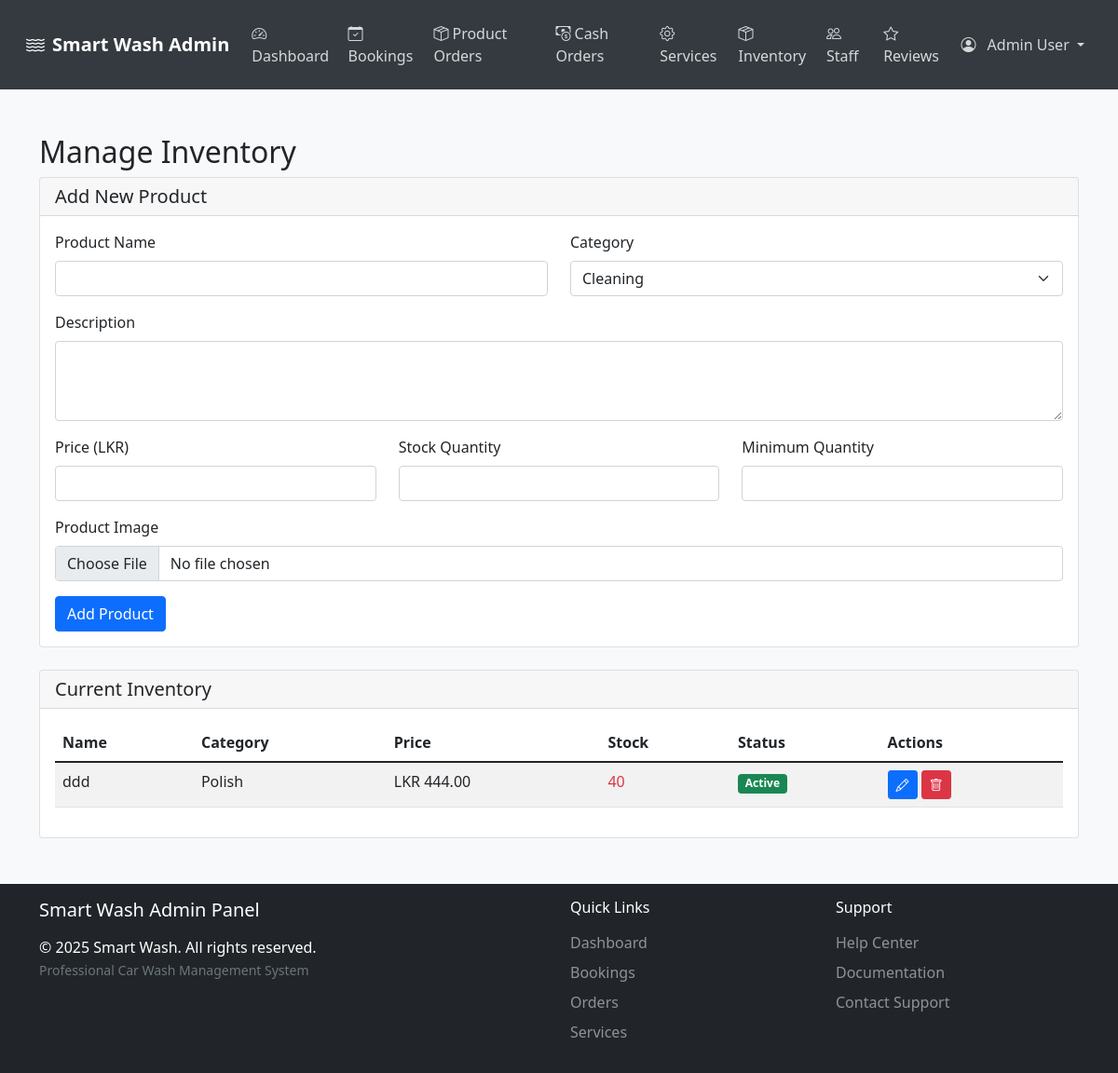
The page /Sample/admin-manage-inventory.php (signed in) on the database its author committed.
### tables this page shows
CREATE TABLE `products` (
  `id` int(11) NOT NULL,
  `name` varchar(255) NOT NULL,
  `description` text DEFAULT NULL,
  `price` decimal(10,2) NOT NULL,
  `stock_quantity` int(11) NOT NULL DEFAULT 0,
  `min_quantity` int(11) NOT NULL DEFAULT 5,
  `category` varchar(50) NOT NULL,
  `status` enum('active','inactive') DEFAULT 'active',
  `image_url` varchar(255) DEFAULT NULL,
  `created_at` timestamp NOT NULL DEFAULT current_timestamp(),
  `updated_at` timestamp NOT NULL DEFAULT current_timestamp() ON UPDATE current_timestamp()
);

### Sample/admin-manage-inventory.php (the view, shortened to what this page needs)
<?php
$db = new Database();
$conn = $db->getConnection();
$products = [];
try {
    $result = $conn->query("SELECT * FROM products ORDER BY name");
    while ($row = $result->fetch_assoc()) {
        $products[] = $row;
    }
} catch (Exception $e) {
    $error_message = "Error fetching products: " . $e->getMessage();
}
?>
<!DOCTYPE html>
<html lang="en">
<head>
  <link href="https://cdn.jsdelivr.net/npm/bootstrap@5.1.3/dist/css/bootstrap.min.css" rel="stylesheet">
  <link href="https://cdn.jsdelivr.net/npm/bootstrap-icons@1.8.1/font/bootstrap-icons.css" rel="stylesheet">
  <link href="admin-styles.css" rel="stylesheet">
</head>
<body class="bg-light">
  <?php include('admin-navbar.php'); ?>
  <main class="py-5">
    <div class="container">
      <h2>Manage Inventory</h2>
      <div class="card mb-4 card-hover">
          <div class="card-header">
              <h5 class="mb-0">Add New Product</h5>
          </div>
          <div class="card-body">
              <form method="POST" enctype="multipart/form-data">
                  <div class="row">
                      <div class="col-md-6 mb-3">
                          <label for="name" class="form-label">Product Name</label>
                          <input type="text" class="form-control" id="name" name="name" required>
                      </div>
                      <div class="col-md-6 mb-3">
                          <label for="category" class="form-label">Category</label>
                          <select class="form-select" id="category" name="category" required>
                              <option value="Cleaning">Cleaning</option>
                          </select>
                      </div>
                  </div>
                  <div class="mb-3">
                      <label for="description" class="form-label">Description</label>
                      <textarea class="form-control" id="description" name="description" rows="3" required></textarea>
                  </div>
                  <div class="row">
                      <div class="col-md-4 mb-3">
                          <label for="price" class="form-label">Price (LKR)</label>
                          <input type="number" class="form-control" id="price" name="price" step="0.01" required>
                      </div>
                      <div class="col-md-4 mb-3">
                          <label for="stock_quantity" class="form-label">Stock Quantity</label>
                          <input type="number" class="form-control" id="stock_quantity" name="stock_quantity" required>
                      </div>
                      <div class="col-md-4 mb-3">
                          <label for="min_quantity" class="form-label">Minimum Quantity</label>
                          <input type="number" class="form-control" id="min_quantity" name="min_quantity" required>
                      </div>
                  </div>
                  <div class="mb-3">
                      <label for="image" class="form-label">Product Image</label>
                      <input type="file" class="form-control" id="image" name="image" accept="image/*">
                  </div>
                  <button type="submit" name="add_product" class="btn btn-primary">Add Product</button>
              </form>
          </div>
      </div>
      <div class="card card-hover">
          <div class="card-header">
              <h5 class="mb-0">Current Inventory</h5>
          </div>
          <div class="card-body">
              <div class="table-responsive">
                  <table class="table table-striped">
                      <thead>
                          <tr>
                              <th>Name</th>
                              <th>Category</th>
                              <th>Price</th>
                              <th>Stock</th>
                              <th>Status</th>
                              <th class="table-actions">Actions</th>
                          </tr>
                      </thead>
                      <tbody>
                          <?php foreach ($products as $product): ?>
                              <tr>
                                  <td><?php echo htmlspecialchars($product['name']); ?></td>
                                  <td><?php echo htmlspecialchars($product['category']); ?></td>
                                  <td>LKR <?php echo number_format($product['price'], 2); ?></td>
                                  <td>
                                      <?php
                                      $stock_class = $product['stock_quantity'] <= $product['min_quantity'] ? 'text-danger' : 'text-success';
                                      echo "<span class='{$stock_class}'>" . $product['stock_quantity'] . "</span>";
                                      ?>
                                  </td>
                                  <td>
                                      <span class="badge bg-<?php echo $product['status'] == 'active' ? 'success' : 'danger'; ?>">
                                          <?php echo ucfirst($product['status']); ?>
                                      </span>
                                  </td>
                                  <td>
                                      <button type="button" class="btn btn-sm btn-primary" data-bs-toggle="modal" data-bs-target="#editModal<?php echo $product['id']; ?>">
                                          <i class="bi bi-pencil"></i>
                                      </button>
                                      <button type="button" class="btn btn-sm btn-danger" data-bs-toggle="modal" data-bs-target="#deleteModal<?php echo $product['id']; ?>">
                                          <i class="bi bi-trash"></i>
                                      </button>
                                  </td>
                              </tr>
                          <?php endforeach; ?>
                      </tbody>
                  </table>
              </div>
          </div>
      </div>
    </div>
  </main>
  <?php include('admin-footer.php'); ?>
</body>
</html>

### Sample/admin-styles.css (style rules this page uses)
html, body { height: 100%; }
body { display: flex; flex-direction: column; min-height: 100vh; }
main { flex: 1 0 auto; }
.card-hover { transition: transform 0.3s, box-shadow 0.3s; }
.table-actions { white-space: nowrap; }

### rows shown on the page
products: name "ddd", category "Polish", price "444.00", stock_quantity "40", status "Active"

### other values the page prints
$_SESSION['admin_name'] "Admin User"
